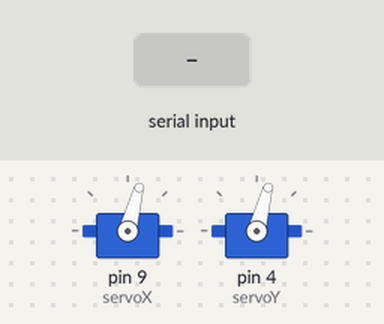
The sketch below on a simulated Arduino Uno, built with avr-gcc and run on an emulated ATmega328P. Shown: 2 × servo. The inputs (shaded band) are chosen by the test bench.

Above: at 2.2 s.
2.3 s: "90,45\n" received over Serial
At 3.5 s:
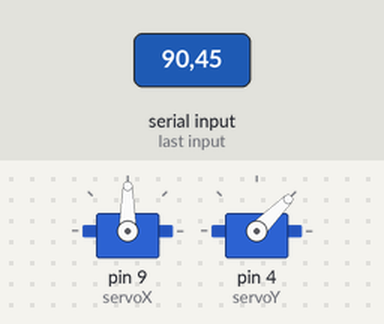
3.8 s: "30,150\n" received over Serial
At 4.7 s:
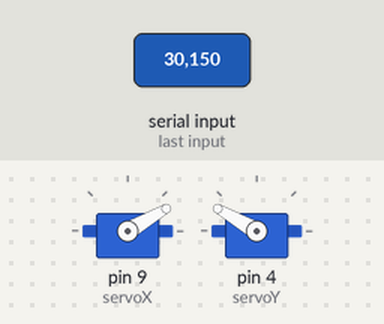
5.3 s: "5\n" received over Serial
At 5.7 s:
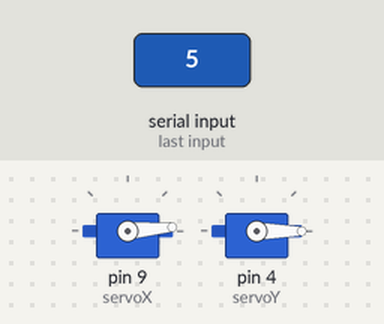
6.8 s: "90\n" received over Serial
At 8.0 s:
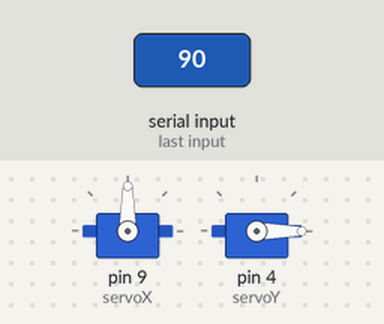
8.3 s: "200\n" received over Serial
At 9.2 s:
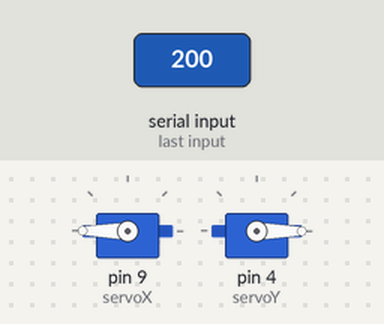
9.8 s: "1,90\n" received over Serial
At 10.4 s:
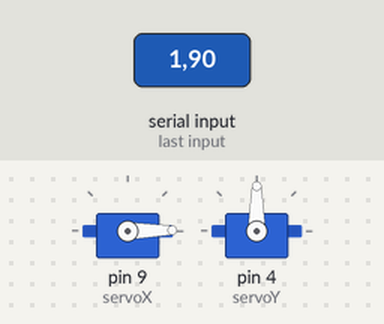
Timing chart, 0 to 12.3 s (numbered marks = the images above; inputs shaded):
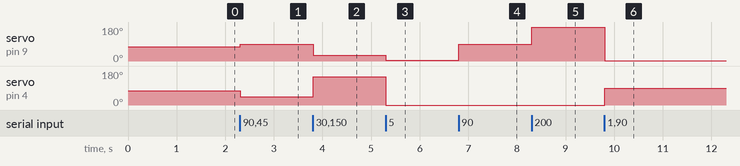

The sketch:

ball_plate_arduino.ino
```cpp
/*
 * Ball and Plate System - Servo Control
 * =============================================
 *
 * This Arduino sketch controls two servo motors for a ball and plate balancing system.
 * It receives servo angle commands from the Python vision system via serial communication
 * and positions the servos accordingly to balance the ball.
 *
 * Hardware Requirements:
 * - Arduino board (Uno, Nano, etc.)
 * - 2x Servo motors (for X and Y axis control)
 * - Servo connections: Pin 9 (X-axis), Pin 4 (Y-axis)
 *
 * Serial Communication:
 * - Baud rate: 9600
 * - Format: "angleX,angleY\n"
 *
 * Author: UPM Hesham
 */

#include <Servo.h>

// ============================================================================
// SERVO OBJECTS AND VARIABLES
// ============================================================================

// Create servo objects for X and Y axis control
Servo servoX;  // Servo for X-axis (horizontal) movement
Servo servoY;  // Servo for Y-axis (vertical) movement

// Current servo angles (default center position)
float servoXAngle = 75;  // X-axis servo angle (0-180 degrees)
float servoYAngle = 75;  // Y-axis servo angle (0-180 degrees)

// Serial communication variables
int serialCount = 0;  // Counter for serial data processing

// ============================================================================
// UTILITY FUNCTIONS
// ============================================================================

/**
 * Parse comma-separated string to extract specific value
 *
 * This function splits a string by a separator character and returns
 * the value at the specified index. Used to parse servo angle commands.
 *

 */
String AngleSp(String inputData, char separatorChar, int valueIndex) {
    int foundCount = 0;           // Count of separators found
    int indexArray[] = { 0, -1 }; // Array to store start and end indices
    int dataLength = inputData.length() - 1;  // Length of input string

    // Iterate through the string to find separators
    for (int i = 0; i <= dataLength && foundCount <= valueIndex; i++) {
        // Check if current character is separator or end of string
        if (inputData.charAt(i) == separatorChar || i == dataLength) {
            foundCount++;
            indexArray[0] = indexArray[1] + 1;  // Start index of current value
            indexArray[1] = (i == dataLength) ? i+1 : i;  // End index of current value
        }
    }

    // Return the extracted value if found, otherwise empty string
    return foundCount > valueIndex ? inputData.substring(indexArray[0], indexArray[1]) : "";
}

// ============================================================================
// ARDUINO SETUP FUNCTION
// ============================================================================


void setup() {
    // Initialize serial communication at 9600 baud rate
    Serial.begin(9600);

    // Attach servos to their respective pins
    servoX.attach(9);  // X-axis servo on pin 9
    servoY.attach(4);  // Y-axis servo on pin 4

    // Set servos to center position (75 degrees)
    servoX.write(servoXAngle);
    servoY.write(servoYAngle);

    // Wait for servos to reach position
    delay(1000);
}

// ============================================================================
// ARDUINO MAIN LOOP FUNCTION
// ============================================================================


void loop() {
    // Check if serial data is available
    if(Serial.available() > 0) {
        // Read incoming serial data until newline character
        String serialInput = Serial.readStringUntil('\n');

        // Parse servo angles from serial data
        // Format: "angleX,angleY" (e.g., "75,80")
        servoXAngle = AngleSp(serialInput, ',', 0).toFloat();  // Extract X angle
        servoYAngle = AngleSp(serialInput, ',', 1).toFloat();  // Extract Y angle

        // Move servos to calculated positions
        servoX.write(servoXAngle);  // Set X-axis servo
        servoY.write(servoYAngle);  // Set Y-axis servo

        // Small delay to allow servos to move
        delay(3);
    }

    // Note: The loop continues immediately to check for new commands
    // This provides responsive servo control for real-time ball balancing
} 
```

Measured:
- after the input at 2.3 s, servo on pin 9 (servoX): 75° → 90° at once; servo on pin 4 (servoY): 75° → 45° at once
- after the input at 3.8 s, servo on pin 9 (servoX): 90° → 30° at once; servo on pin 4 (servoY): 45° → 150° at once
- after the input at 5.3 s, servo on pin 9 (servoX): 30° → 5° at once; servo on pin 4 (servoY): 150° → 0° at once
- after the input at 6.8 s, servo on pin 9 (servoX): 5° → 90° at once
- after the input at 8.3 s, servo on pin 9 (servoX): 90° → 180° at once
- after the input at 9.8 s, servo on pin 9 (servoX): 180° → 1° at once; servo on pin 4 (servoY): 0° → 90° at once
